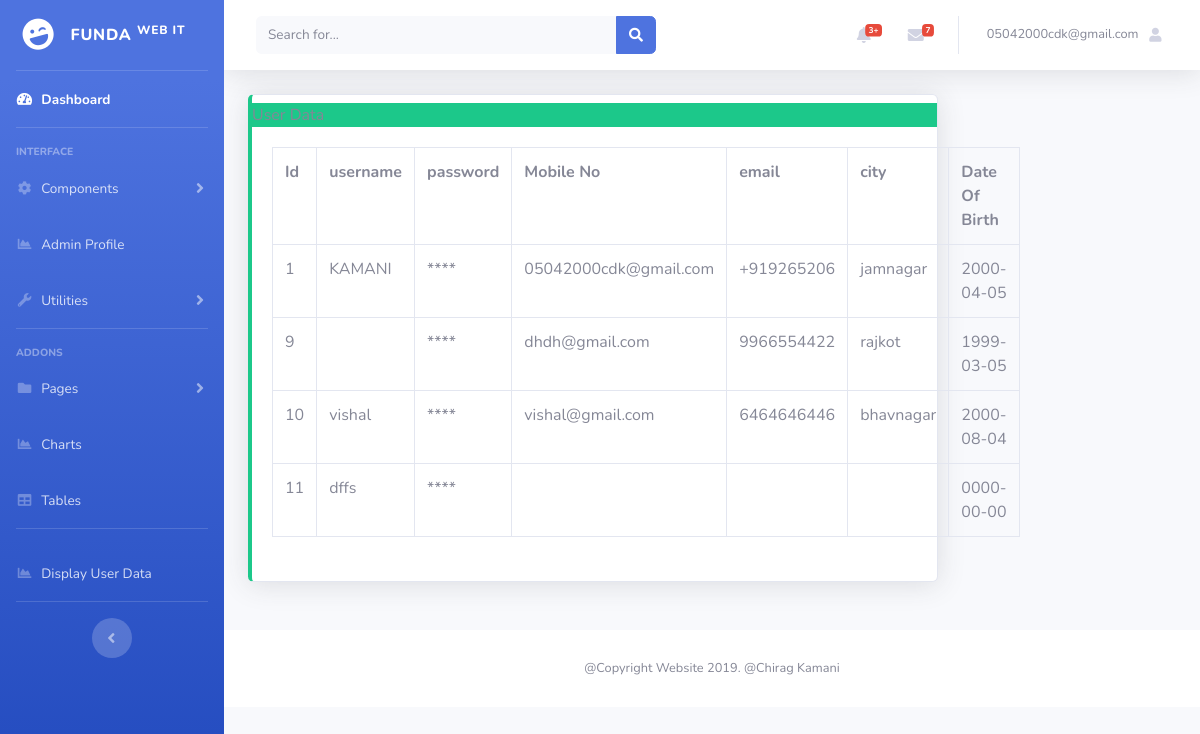
The page /user_data.php (signed in) on the database its author committed.
### tables this page shows
CREATE TABLE `register_user` (
  `id` int(255) NOT NULL,
  `username` varchar(50) NOT NULL,
  `password` varchar(255) NOT NULL,
  `mobile_no` varchar(10) NOT NULL,
  `email` varchar(50) NOT NULL,
  `city` varchar(50) NOT NULL,
  `dob` date NOT NULL
);

### user_data.php (the view, shortened to what this page needs)
<?php
include('includes/header.php');
include('includes/navbar.php');
?>
        <div class="container-fluid">
          <?php
$connection = mysqli_connect("localhost","root","","my_db");
?>
          <div class="row ">
            <div class="col-9 mb-5 ml-6">
              <div class="card border-left-success shadow h-100 py-2" >
                <div class="block bg-success">  User Data   </div>
                <div class="card-body">
                    <div class="block ">
                 <?php
                 $res=mysqli_query($connection,"select * from register_user");
                 ?>
                 <table class="table table-bordered">
<?php
                 echo "<tr >";
                 echo "<th>"; echo "Id"; echo "</th>";
                 echo "<th>"; echo "username"; echo "</th>";
                 echo "<th>"; echo "password"; echo "</th>";
                 echo "<th>"; echo "Mobile No"; echo "</th>";
                 echo "<th>"; echo "email"; echo "</th>";
                 echo "<th>"; echo "city"; echo "</th>";
                 echo "<th>"; echo "Date Of Birth"; echo "</th>";
                 echo "</tr>";
                 while($row=mysqli_fetch_array($res))
                 {
                    echo "<tr>";
                    echo "<td>"; echo $row["id"]; echo "</td>";
                    echo "<td>"; echo $row["username"]; echo "</td>";
                    echo "<td>"; echo "****"; echo "</td>";
                    echo "<td>"; echo $row["email"]; echo "</td>";
                    echo "<td>"; echo $row["mobile_no"]; echo "</td>";
                    echo "<td>"; echo $row["city"]; echo "</td>";
                    echo "<td>"; echo $row["dob"]; echo "</td>";
                    echo "</tr>";
                 }
                 ?>
           </table>
                    </div>
                </div>
              </div>
            </div>
</div>
</div>
<?php
include('includes/footer.php');
?>

### includes/header.php (style rules this page uses)
body { background-color:#p3B874; }

### rows shown on the page
register_user: id "1", username "KAMANI", email "05042000cdk@gmail.com", mobile_no "+919265206", city "jamnagar", dob "2000-04-05"
register_user: id "9", email "dhdh@gmail.com", mobile_no "9966554422", city "rajkot", dob "1999-03-05"
register_user: id "10", username "vishal", email "vishal@gmail.com", mobile_no "6464646446", city "bhavnagar", dob "2000-08-04"
register_user: id "11", username "dffs", dob "0000-00-00"

### other values the page prints
$_SESSION['user'] "05042000cdk@gmail.com"
